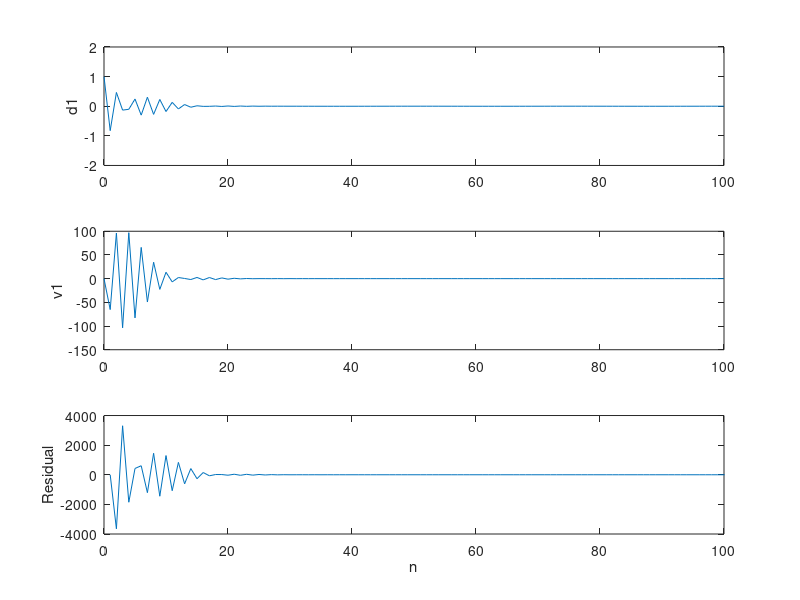
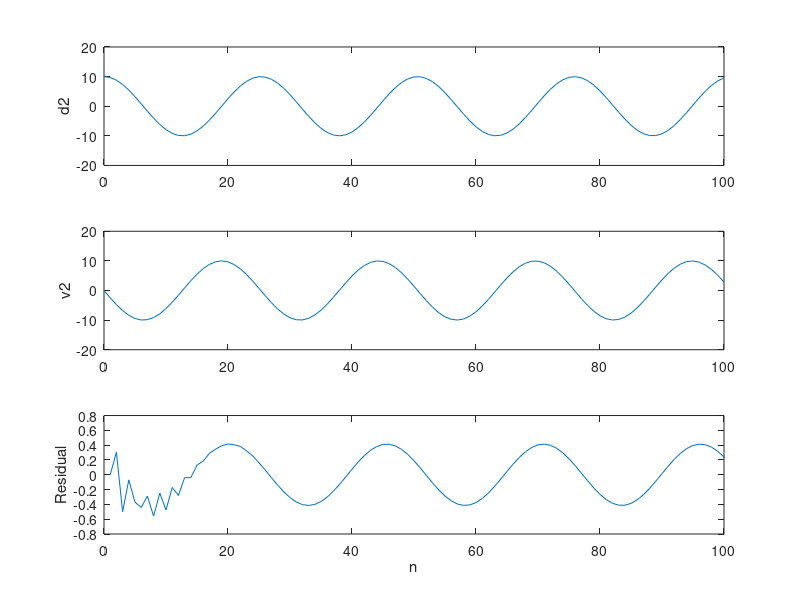

These charts were generated, in order, by the following MATLAB code:
% Ingrid Lan - Feb. 2020
% Hughes Section 9.3 Exercise 16
% Linear IVP: Md'' + Kd = 0, where d = [d1; d2]


% System parameters
m1    = 1.0;
m2    = 1.0;
k1    = 1.0E4;
k2    = 1.0;

M = [m1, 0; 0, m2];
K = [k1 + k2, -k2; -k2, k2];

% Determine eigenvalues & eigenvectors
% Substituting d = A*sin(wt) into the system yields 
% -M A w^2 sin(wt) + K A sin(wt) = 0
% K A = w^2 M A
[evec, eval] = eig(K, M);
w = sqrt(diag(eval));

% Time stepping
T  = 25;
dt = T / 100;
t = 0 : dt : T;

% (a): damped_Newmark
% (b): gen-alpha-2nd_order_IVP
% (c): gen-alpha-1st_order_IVP
method = 'b';

if strcmp(method, 'a')
    % Damped Newmark-beta parameters
    beta  = 0.3025;
    gamma = 0.6;
else
    % Generalized-alpha parameters
    rho_inf = 0.5;
    alpha_m = 0.5 * (3 - rho_inf) / (1 + rho_inf);
    alpha_f = 1 / (1 + rho_inf);
    gamma   = 0.5 + alpha_m - alpha_f;
    beta    = (1 + alpha_m - alpha_f)^2 / 4;       % only for 2nd-order IVP
end

switch method
    
    % ================= Damped Newmark-beta ================= %
    case 'a'
        
        method_name = 'damped_Newmark';

        d = zeros(2, length(t));        % Displacement
        v = zeros(2, length(t));        % Velocity
        a = zeros(2, length(t));        % Acceleration
        r = zeros(2, length(t));        % Residual (for debugging)
        
        % Initial conditions
        d(:, 1) = [1; 10];
        v(:, 1) = [0;  0];
        a(:, 1) = M \ (-K * d(:, 1));

        
        for i = 2 : length(t)
            
            % Predictors
            d_predictor = d(:, i - 1) + dt * v(:, i - 1) + ...
                          dt^2 / 2 * (1 - 2 * beta) * a(:, i - 1);
            v_predictor = v(:, i - 1) + (1 - gamma) * dt * a(:, i - 1);
            
            % Recursion relation for a_(n+1)
            a(:, i) = (M + beta * dt^2 * K) \ -K * d_predictor;
            
            d(:, i) = d_predictor + beta * dt^2 * a(:, i);
            v(:, i) = v_predictor + gamma * dt * a(:, i);
            
            % Compute residual
            r(:, i) = M * a(:, i) + K * d(:, i);
            
        end
        
        
    % ================= Gen-alpha for 2nd-order IVP ================= %
    case 'b'
        
        method_name = 'gen-alpha-2nd_order_IVP';
        
        % Reference: Chung & Hulbert (1993). A time integration algorithm
        % for structural dynamics with improved numerical dissipation: The
        % generalized-alpha method.
        
        d = zeros(2, length(t));        % Displacement
        v = zeros(2, length(t));        % Velocity
        a = zeros(2, length(t));        % Acceleration
        r = zeros(2, length(t));        % Residual (for debugging)
        
        % Initial conditions
        d(:, 1) = [1; 10];
        v(:, 1) = [0;  0];
        a(:, 1) = M \ (-K * d(:, 1));
        
        for i = 2 : length(t)
            d_n = d(:, i - 1);
            v_n = v(:, i - 1);
            a_n = a(:, i - 1);
            
            % Solve K_eff * a_(n+1) = F_eff
            K_eff = alpha_m * M + alpha_f * beta * dt^2 * K;
            F_eff = -(1 - alpha_m) * M * a_n - ...
                    K * ( d_n + alpha_f * dt * v_n + ...
                    alpha_f * dt^2 / 2 * (1 - 2 * beta) * a_n );
                
            a(:, i) = K_eff \ F_eff;
            v(:, i) = v_n + dt * ( (1 - gamma) * a_n + gamma * a(:, i) );
            d(:, i) = d_n + dt * v_n + dt^2 / 2 * ...
                      ( (1 - 2 * beta) * a_n + 2 * beta * a(:, i) );
            
            % Compute residual
            r(:, i) = M * a(:, i) + K * d(:, i);
            
        end
        
        
        
    % ================= Gen-alpha for 1st-order IVP ================= %
    case 'c'
        
        method_name = 'gen-alpha-1st_order_IVP';
        
        % Reference: Kadapa et al. (2017). On the advantages of using the
        % first-order generalized-alpha scheme for structural dynamic problems.
        
        d = zeros(2, length(t));        % Displacement
        v = zeros(2, length(t));        % Velocity
        dot_d = zeros(2, length(t));    % Time derivative of displacement
        dot_v = zeros(2, length(t));    % Time derivative of velocity
        r = zeros(2, length(t));        % Residual (for debugging)
        
        % Initial conditions
        d(:, 1) = [1; 10];
        v(:, 1) = [0;  0];
        dot_d(:, 1) = [0; 0];
        dot_v(:, 1) = M \ (-K * d(:, 1));
        
        for i = 2 : length(t)
            
            d_n = d(:, i - 1);
            v_n = v(:, i - 1);
            dot_d_n = dot_d(:, i - 1);
            dot_v_n = dot_v(:, i - 1);
            
            % Solve K_eff * d_(n+1) = F_eff
            K_eff = alpha_m^2 / (alpha_f * gamma^2 * dt^2) * M + alpha_f * K;
            F_eff = -(1 - alpha_m) * M * dot_v_n - (1 - alpha_f) * K * d_n + ...
                    alpha_m * M * ( alpha_m / (alpha_f * gamma^2 * dt^2) * d_n + ...
                    1 / (alpha_f * gamma * dt) * v_n - (gamma - 1) / gamma * dot_v_n - ...
                    (gamma - alpha_m) / (alpha_f * gamma^2 * dt) * dot_d_n );
            
            d(:, i) = K_eff \ F_eff;
            dot_d(:, i) = 1 / (gamma * dt) * ( d(:, i) - d_n ) + ...
                          (gamma - 1) / gamma * dot_d_n;
            v(:, i) = alpha_m / (alpha_f * gamma * dt) * ( d(:, i) - d_n ) + ...
                      (gamma - alpha_m) / (gamma * alpha_f) * dot_d_n + ...
                      (alpha_f - 1) / alpha_f * v_n;
            dot_v(:, i) = alpha_m / (alpha_f * gamma^2 * dt^2) * ( d(:, i) - d_n ) - ...
                          1 / (alpha_f * gamma * dt) * v_n + ...
                          (gamma - 1) / gamma * dot_v_n + ...
                          (gamma - alpha_m) / (alpha_f * gamma^2 * dt) * dot_d_n;
            
            % Compute residual
            r(:, i) = M * dot_v(:, i) + K * d(:, i);
            
        end
        

end


figure;
subplot(3, 1, 1); plot(0 : (length(t) - 1), d(1, :)); 
ylabel('d1'); xlim([0, 100]); ylim([-2, 2])
subplot(3, 1, 2); plot(0 : (length(t) - 1), v(1, :)); 
ylabel('v1'); xlim([0, 100]); % ylim([-80, 80]);
subplot(3, 1, 3); plot(1 : length(t), r(1, :));
ylabel('Residual'); xlim([0, 100]); xlabel('n');
%saveas(gcf, [method_name, '_1.png']);

figure;
subplot(3, 1, 1); plot(0 : (length(t) - 1), d(2, :));
ylabel('d2'); xlim([0, 100]); ylim([-20, 20]);
subplot(3, 1, 2); plot(0 : (length(t) - 1), v(2, :));
ylabel('v2'); xlim([0, 100]); ylim([-20, 20]);
subplot(3, 1, 3); plot(1 : length(t), r(2, :)); xlabel('n');
ylabel('Residual'); xlim([0, 100]);

%saveas(gcf, [method_name, '_2.png']);
